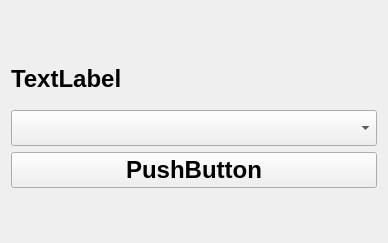
<?xml version="1.0" encoding="UTF-8"?>
<ui version="4.0">
 <class>SelectGeneral</class>
 <widget class="QWidget" name="SelectGeneral">
  <property name="geometry">
   <rect>
    <x>0</x>
    <y>0</y>
    <width>388</width>
    <height>243</height>
   </rect>
  </property>
  <property name="windowTitle">
   <string>Form</string>
  </property>
  <layout class="QGridLayout" name="gridLayout">
   <item row="0" column="0">
    <layout class="QVBoxLayout" name="verticalLayout">
     <item>
      <widget class="QLabel" name="label">
       <property name="maximumSize">
        <size>
         <width>16777215</width>
         <height>50</height>
        </size>
       </property>
       <property name="font">
        <font>
         <family>Arial</family>
         <pointsize>18</pointsize>
         <weight>75</weight>
         <bold>true</bold>
        </font>
       </property>
       <property name="text">
        <string>TextLabel</string>
       </property>
      </widget>
     </item>
     <item>
      <widget class="QComboBox" name="generalCombo">
       <property name="font">
        <font>
         <family>Arial</family>
         <pointsize>18</pointsize>
         <weight>75</weight>
         <bold>true</bold>
        </font>
       </property>
      </widget>
     </item>
     <item>
      <widget class="QPushButton" name="confirm">
       <property name="font">
        <font>
         <family>Arial</family>
         <pointsize>18</pointsize>
         <weight>75</weight>
         <bold>true</bold>
        </font>
       </property>
       <property name="text">
        <string>PushButton</string>
       </property>
      </widget>
     </item>
    </layout>
   </item>
  </layout>
 </widget>
 <resources/>
 <connections/>
</ui>
